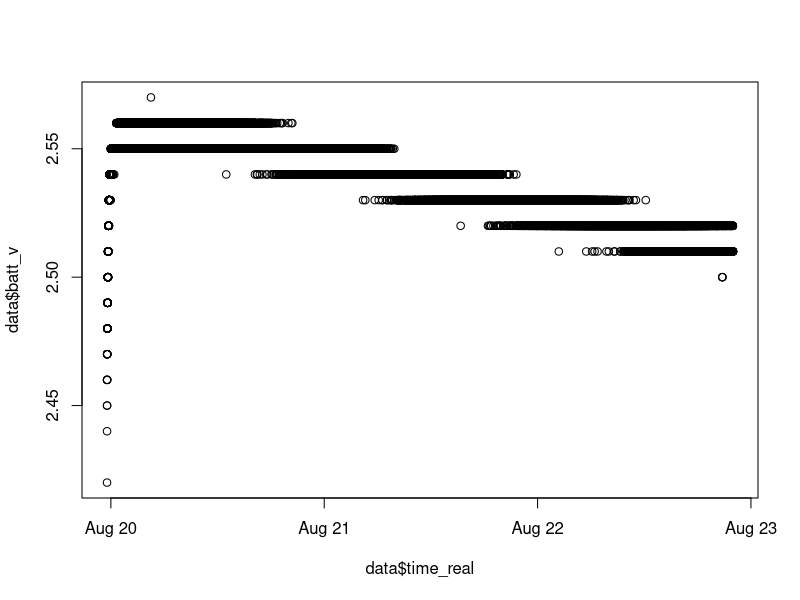

Source code (R): (Note: this script raises an error after producing the figure.)
setwd("~/Documents/Projects/UA_FAIRBANKS/dendrometer/data/20160822_newPwrTest/")
data = data.frame(read.csv("102_1.csv"))
names(data) <- c("sensor_num", "time", "val", "temp", "batt_v", "Ev", "n_at") 
data$time_real = as.POSIXct(data$time, origin="1970-01-01") #Convert time to POSIX

Vref = 2.048 #ADC Voltage Reference
N = 16 #ADC Set to 16 bit resolution
LSB = ((2*Vref)/2^N) #Least Significant Bit (in volts)
PGA = 1 #Programmable Gain Amplifier (Set to 1)
L = 50 #Length of Linear Sensor
data$Iv = data$val*(LSB/PGA) #Caluclate Input Voltage (Iv)
data$position = ((data$Iv/data$Ev)*L) #Calculate Position of Slider

plot(data$batt_v~data$time_real)
plot(data$Ev_volts~data$time_real)
data$Ev_volts = data$Ev * (3.3 / 1023)
